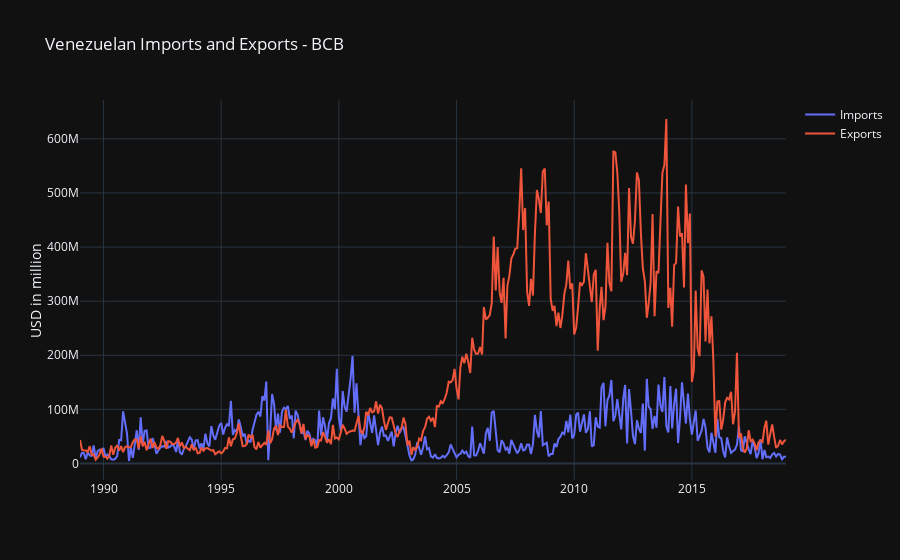

Write notebook code for a chart like this one.
### Code cell
x = import_df['date']

trace1 = go.Scatter(x = x, y = import_df['value'], name = 'Imports')
trace2 = go.Scatter(x = x, y = export_df['value'], name = 'Exports')

layout = go.Layout(title = 'Venezuelan Imports and Exports - BCB', xaxis = dict(type = 'date'),
                   yaxis = dict(title = 'USD in million'), template='plotly_dark')
fig = go.Figure(data=[trace1,trace2], layout=layout)
pyo.iplot(fig, config=dict(showLink = False))

### Figure 1 — Plotly figure (JSON) as saved in the notebook; plotly's stock layout.template omitted (floating-point values rounded to 4 significant figures; data arrays with more than 128 entries replaced by an {"elided": "..."} marker saying what was removed)
{"data": [{"name": "Imports", "type": "scatter", "uid": "729c84d3-47b0-4f6b-909d-69a043ac2377", "x": {"elided": "361 str values"}, "y": {"elided": "361 int values"}}, {"name": "Exports", "type": "scatter", "uid": "63bad711-56ac-4797-b7e7-0a0cf4e50f86", "x": {"elided": "361 str values"}, "y": {"elided": "361 int values"}}], "layout": {"autosize": true, "title": {"text": "Venezuelan Imports and Exports - BCB"}, "xaxis": {"autorange": true, "range": ["1989-01-01", "2019-01-01"], "type": "date"}, "yaxis": {"autorange": true, "range": [-30510000.0, 671700000.0], "title": {"text": "USD in million"}, "type": "linear"}}}
